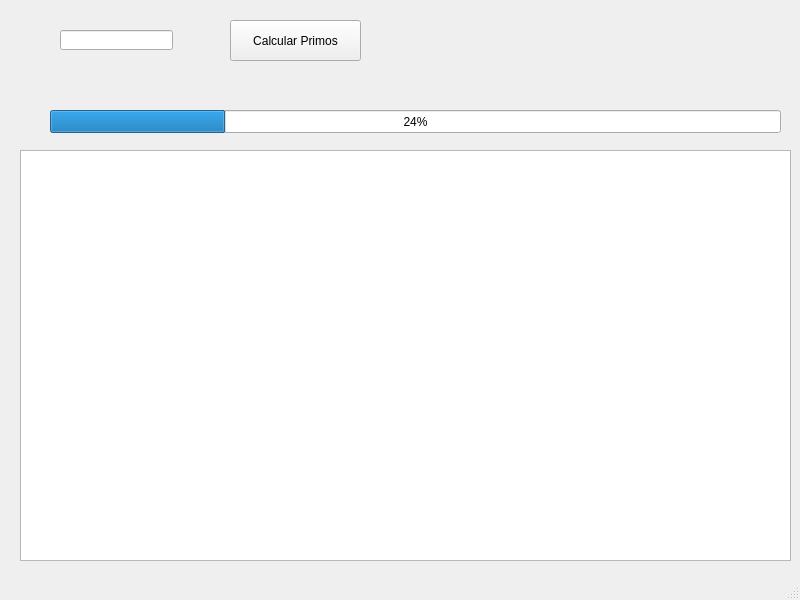
<?xml version="1.0" encoding="UTF-8"?>
<ui version="4.0">
 <class>MainWindow</class>
 <widget class="QMainWindow" name="MainWindow">
  <property name="geometry">
   <rect>
    <x>0</x>
    <y>0</y>
    <width>800</width>
    <height>600</height>
   </rect>
  </property>
  <property name="windowTitle">
   <string>MainWindow</string>
  </property>
  <widget class="QWidget" name="centralwidget">
   <widget class="QPushButton" name="pushButton">
    <property name="geometry">
     <rect>
      <x>230</x>
      <y>20</y>
      <width>131</width>
      <height>41</height>
     </rect>
    </property>
    <property name="text">
     <string>Calcular Primos</string>
    </property>
   </widget>
   <widget class="QTextBrowser" name="textBrowser">
    <property name="geometry">
     <rect>
      <x>20</x>
      <y>150</y>
      <width>771</width>
      <height>411</height>
     </rect>
    </property>
   </widget>
   <widget class="QProgressBar" name="progressBar">
    <property name="geometry">
     <rect>
      <x>50</x>
      <y>110</y>
      <width>731</width>
      <height>23</height>
     </rect>
    </property>
    <property name="value">
     <number>24</number>
    </property>
   </widget>
   <widget class="QLineEdit" name="lineEdit">
    <property name="geometry">
     <rect>
      <x>60</x>
      <y>30</y>
      <width>113</width>
      <height>20</height>
     </rect>
    </property>
   </widget>
  </widget>
  <widget class="QMenuBar" name="menubar">
   <property name="geometry">
    <rect>
     <x>0</x>
     <y>0</y>
     <width>800</width>
     <height>18</height>
    </rect>
   </property>
  </widget>
  <widget class="QStatusBar" name="statusbar"/>
 </widget>
 <resources/>
 <connections/>
</ui>
